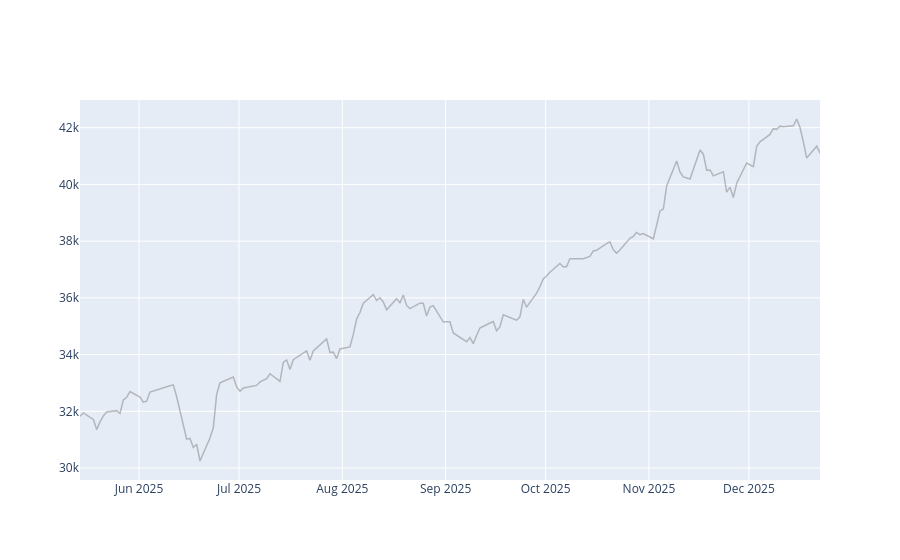

Notebook code cell kept with this figure:
### Markdown cell above
### 1. Plot the actual Close Price

### Code cell
fig_test.add_trace(go.Scatter(x=viz_df['timestamp'], y=viz_df['close'], 
                              mode='lines', name='Close Price', 
                              line=dict(color='rgba(128,128,128,0.5)', width=1.5)))

### Figure 1 — Plotly figure (JSON) as saved in the notebook; plotly's stock layout.template omitted (floating-point values rounded to 4 significant figures; data arrays with more than 128 entries replaced by an {"elided": "..."} marker saying what was removed)
{"data": [{"line": {"color": "rgba(128,128,128,0.5)", "width": 1.5}, "mode": "lines", "name": "Close Price", "type": "scatter", "x": {"elided": "150 str values"}, "y": {"elided": "150 float values"}}], "layout": {}}
